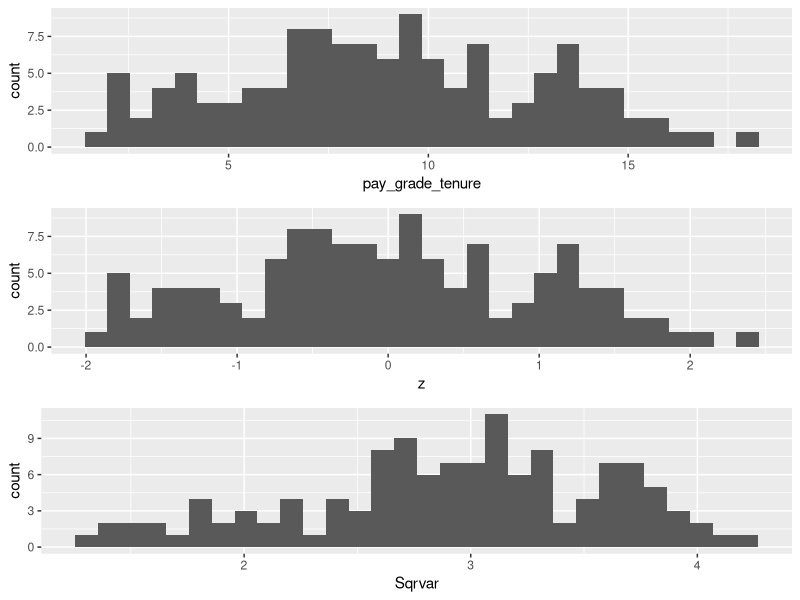
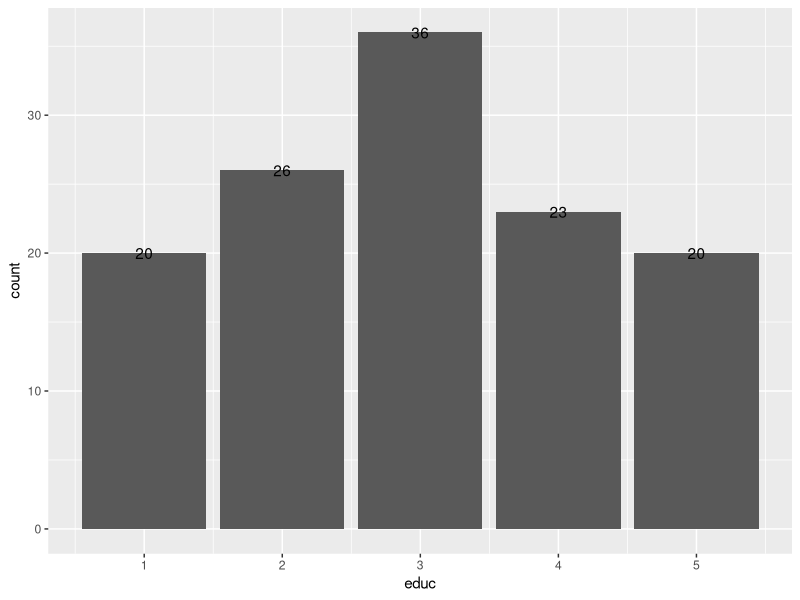
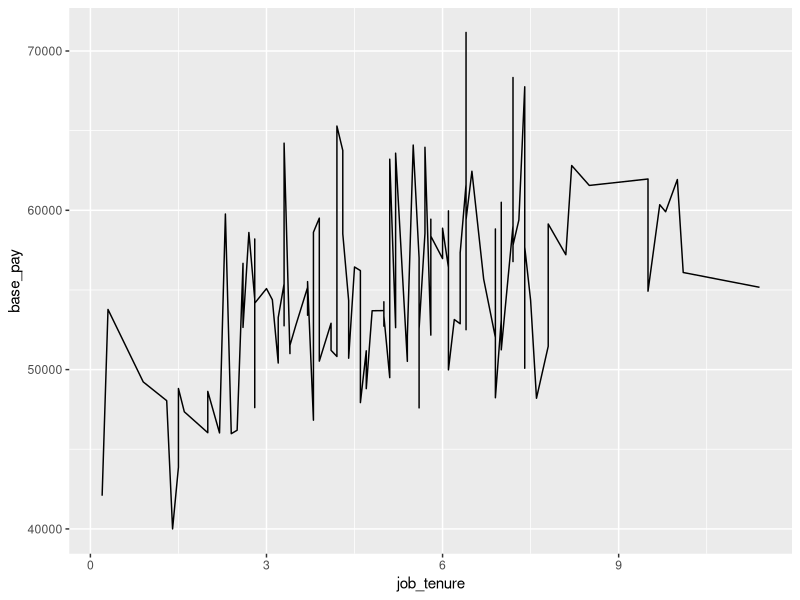
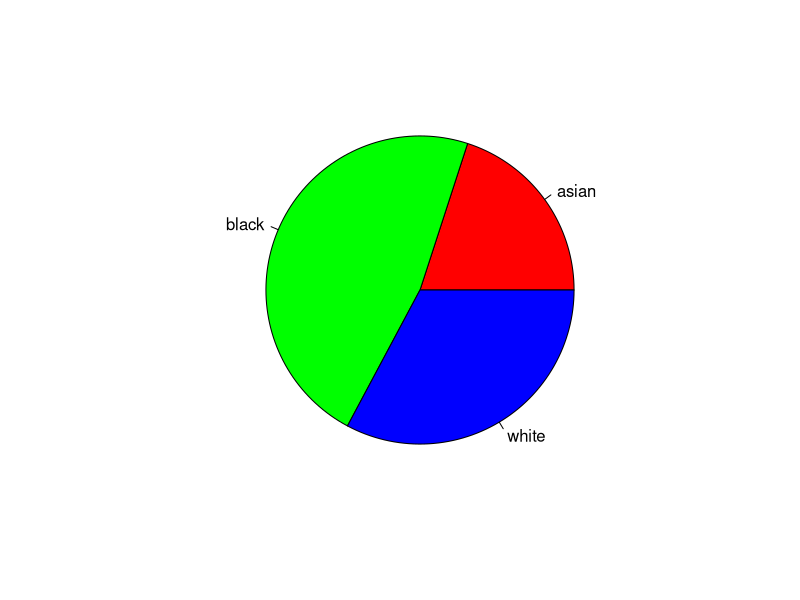
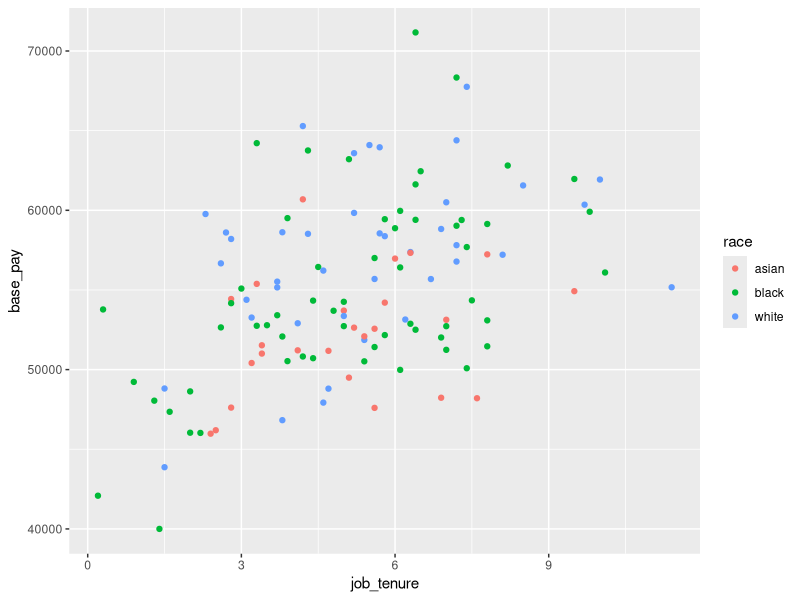

Recreate these plots in R, in order.
## ---- chunk 1
#install.packages("readr")    #"readr" package is installed to read the files
library(readr)                #library is used to load the package
setwd("C:\\Users\\user\\Desktop\\Masters\\Assignments\\FML Assignments\\Urooj_FML_Assignment")
read.csv(file="PayEquity.csv",header=TRUE,sep=",") #raw data file is imported using the                                                        read.csv function
Data<-read.csv(file="PayEquity.csv",header=TRUE,sep=",") #The imported file is assigned to                                                           a Data frame "Data"
View(Data)                    #View function is used to display the data
head(Data,5)                  # Used to find the 5 rows from data
## ---- chunk 2
#install.packages("modeest")
library(modeest)         #estimating mode of distribution
summary(Data$job_tenure) #provides with min, max,mean,median and quartiles of attribute
mean(Data$job_tenure)    #calculates the average
median(Data$job_tenure)  #calculates the mid value
mfv(Data$job_tenure)     #most frequent value function is used to calculate mode
table(Data$job_tenure)   # table function shows all the values with its frequency
sd(Data$job_tenure)      # calculates the standard deviation
var(Data$job_tenure)     # calculates the Variance
length(Data$job_tenure)  # calculates the number of rows in column
quantile(Data$job_tenure)# calculates the quantile
range(Data$job_tenure)   # range calculates the min and max values
sum(Data$job_tenure)     # calculates the sum of column values
min(Data$job_tenure)     # calculates the minimum value in column
max(Data$job_tenure)     # calculates the maximum value in column
sort(Data$job_tenure)    # ascending order
sort(Data$job_tenure, decreasing=TRUE)# descending order
IQR(Data$job_tenure)     # calculates the InterQuartile Range
xtabs(~sex+race,data=Data)# Display value in cross tab
## ---- chunk 3
table(Data$race)  # table function is used to count the frequency of each categorical value
prop.table(table(Data$race))*100 #calculates the proportion of different categories
mfv(Data$race)    # most frequent value function is used to find the highest frequent categorical value in a column
unique(Data$race) # Unique function is used to  find the unique values in a column by removing the duplicates
## ---- chunk 4
#install.packages("ggplot2") # ggplot2 package is used to visualize data and plot the charts
library(ggplot2)            # ggplot2 is loaded to use for graphs
#install.packages("gridExtra")#gridExtra is used as an extension for grids
library(gridExtra)           # gridExtra is loaded for grids

#z-score
z=(Data$pay_grade_tenure-mean(Data$pay_grade_tenure))/sd(Data$pay_grade_tenure) #calculating the z score
z # The variable will give the output of zscore formula assigned to z 

#Square root
Sqrvar<-sqrt(Data$pay_grade_tenure) # sqrt function applies square root to each value in the column
Sqrvar # The variable will give the output of square root formula assigned to Sqrvar 

# to plot a histogram with pay_grade_tenure column ggplot is used and assigned to Var1 variable
Var1<- ggplot(data= Data, aes(x= pay_grade_tenure)) + geom_histogram()

# to plot a histogram with zscore (Z column) ggplot is used and assigned to Var2 variable
Var2<- ggplot(data= Data, aes(x= z)) + geom_histogram()

# to plot a histogram with square root (Sqrvar column) ggplot is used and assigned to Var3 variable
Var3<- ggplot(data= Data, aes(x= Sqrvar)) + geom_histogram()

# grid arrange is used to assemble the multiple plots in a page either in rows or columns specified
grid.arrange(Var1, Var2, Var3, ncol=1) 
## ---- chunk 5
library(ggplot2)
ggplot(Data, aes(x = educ)) + geom_bar(stat = "count") + stat_count(geom = "text", aes(label = after_stat(count)), na.rm = TRUE) # a bar graph is plotted using ggplot function, x axis as "educ" column and y as count of "educ" by providing data values and labels for bars

ggplot(data = Data, aes(x = job_tenure, y = base_pay)) + geom_line()


## ---- chunk 6
#install.packages("plotrix") # plotrix is used to plot the pie chart
library(plotrix)            # package is loaded here
pie(table(Data$race), labels = names(table(Data$race)), col = rainbow(3)) # pie chart is drawn with race categorical value by providing names of data values and colouring pie
## ---- chunk 7
library(ggplot2) # loaded ggplot2 library to plot a scatterplot

ggplot(Data, aes(x = job_tenure, y = base_pay, color = race)) + geom_point() #scatter plot is plotted using job_tenure as x, base_pay as y and coloured data points from darker to lighter for higher to lower tenure
